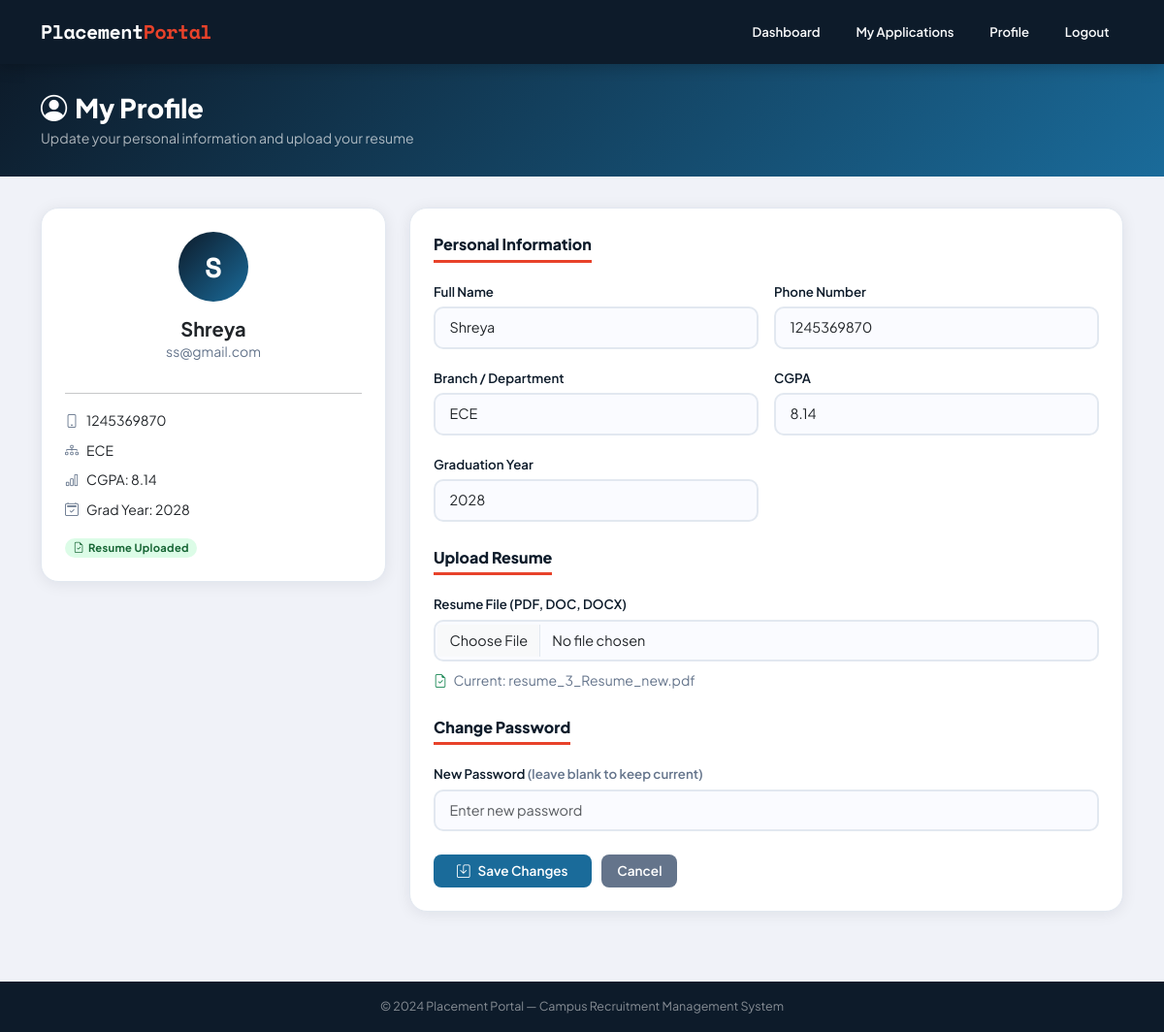
The app's page /student/profile (signed in) with its own data.
### models.py (models this page shows)
class Student(db.Model):
    id = db.Column(db.Integer, primary_key=True)
    name = db.Column(db.String(100))
    email = db.Column(db.String(100), unique=True)
    password = db.Column(db.String(200))
    phone = db.Column(db.String(20), unique=True)
    branch = db.Column(db.String(100), nullable=True)
    cgpa = db.Column(db.Float, nullable=True)
    graduation_year = db.Column(db.Integer, nullable=True)
    resume_filename = db.Column(db.String(200), nullable=True)
    blacklisted = db.Column(db.Boolean, default=False)
    created_at = db.Column(db.DateTime, default=datetime.utcnow)

### student.py (the view, shortened to what this page needs)
@student_bp.route("/profile", methods=["GET", "POST"])
def profile():
    if "student" not in session:
        return redirect("/")
    student = Student.query.get(session["student"])
    success = None
    error = None
    return render_template("student/profile.html", student=student, success=success, error=error)

### templates/student/profile.html (shortened to what this page needs)
{% extends "base.html" %}
{% block content %}
<div class="page-header">
  <div class="container">
    <h1><i class="bi bi-person-circle me-2"></i>My Profile</h1>
    <p>Update your personal information and upload your resume</p>
  </div>
</div>
<div class="container pb-4">
  <div class="row g-4">
    <div class="col-lg-4">
      <div class="card p-4 text-center">
        <div class="avatar-circle mx-auto mb-3">{{ student.name[0].upper() }}</div>
        <h5 class="fw-bold mb-0">{{ student.name }}</h5>
        <p class="text-muted small">{{ student.email }}</p>
        <hr>
        <div class="text-start small">
          <div class="mb-2"><i class="bi bi-phone me-2 text-muted"></i>{{ student.phone }}</div>
          <div class="mb-2"><i class="bi bi-diagram-3 me-2 text-muted"></i>{{ student.branch or 'Branch not set' }}</div>
          <div class="mb-2"><i class="bi bi-bar-chart me-2 text-muted"></i>CGPA: {{ student.cgpa or 'Not set' }}</div>
          <div class="mb-2"><i class="bi bi-calendar2-check me-2 text-muted"></i>Grad Year: {{ student.graduation_year or 'Not set' }}</div>
          {% if student.resume_filename %}
          <div class="mt-3">
            <span class="badge b-approved"><i class="bi bi-file-earmark-check me-1"></i>Resume Uploaded</span>
          </div>
          {% endif %}
        </div>
      </div>
    </div>
    <div class="col-lg-8">
      <div class="card p-4">
        <form method="POST" action="/student/profile" enctype="multipart/form-data">
          <h6 class="section-title">Personal Information</h6>
          <div class="row g-3 mb-4">
            <div class="col-md-6">
              <label class="form-label">Full Name</label>
              <input type="text" name="name" class="form-control" value="{{ student.name }}" required>
            </div>
            <div class="col-md-6">
              <label class="form-label">Phone Number</label>
              <input type="text" name="phone" class="form-control" value="{{ student.phone }}">
            </div>
            <div class="col-md-6">
              <label class="form-label">Branch / Department</label>
              <input type="text" name="branch" class="form-control" value="{{ student.branch or '' }}" placeholder="e.g. CSE">
            </div>
            <div class="col-md-6">
              <label class="form-label">CGPA</label>
              <input type="number" name="cgpa" class="form-control" step="0.01" min="0" max="10" value="{{ student.cgpa or '' }}">
            </div>
            <div class="col-md-6">
              <label class="form-label">Graduation Year</label>
              <input type="number" name="graduation_year" class="form-control" value="{{ student.graduation_year or '' }}">
            </div>
          </div>
          <h6 class="section-title">Upload Resume</h6>
          <div class="mb-4">
            <label class="form-label">Resume File (PDF, DOC, DOCX)</label>
            <input type="file" name="resume" class="form-control" accept=".pdf,.doc,.docx">
            {% if student.resume_filename %}
            <div class="mt-2 text-muted small">
              <i class="bi bi-file-earmark-check text-success me-1"></i>
              Current: {{ student.resume_filename }}
            </div>
            {% endif %}
          </div>
          <h6 class="section-title">Change Password</h6>
          <div class="mb-4">
            <label class="form-label">New Password <span class="text-muted">(leave blank to keep current)</span></label>
            <input type="password" name="new_password" class="form-control" placeholder="Enter new password">
          </div>
          <button type="submit" class="btn btn-primary px-4">
            <i class="bi bi-save me-2"></i>Save Changes
          </button>
          <a href="/student/dashboard" class="btn btn-secondary ms-2">Cancel</a>
        </form>
      </div>
    </div>
  </div>
</div>
{% endblock %}

### static/css/style.css (style rules this page uses)
:root { --primary: #0d1b2a; --secondary: #1b2838; --accent: #1a6b9a; --highlight: #e8422a; --success: #1db954; --warning: #f5a623; --danger: #c0392b; --info: #2980b9; --light-bg: #f0f2f8; --card-bg: #ffffff; --text-main: #0d1b2a; --text-muted: #64748b; --border: #e2e8f0; --shadow: 0 2px 16px rgba(13,27,42,0.08); --shadow-lg: 0 8px 32px rgba(13,27,42,0.15); --radius: 12px; --radius-lg: 18px; }
*, *::before, *::after { box-sizing: border-box; margin: 0; padding: 0; }
body { font-family: 'Plus Jakarta Sans', sans-serif; background: var(--light-bg); color: var(--text-main); min-height: 100vh; line-height: 1.6; }
.page-header { background: linear-gradient(135deg, var(--primary) 0%, var(--accent) 100%); color: #fff; padding: 1.8rem 0; margin-bottom: 2rem; }
.page-header h1 { font-size: 1.7rem; font-weight: 800; margin-bottom: 0.2rem; }
.page-header p { opacity: 0.65; font-size: 0.88rem; margin: 0; }
.card { border: 1px solid var(--border); border-radius: var(--radius-lg); box-shadow: var(--shadow); background: var(--card-bg); transition: box-shadow 0.2s; }
.badge { font-size:0.7rem; padding:0.38em 0.75em; border-radius:20px; font-weight:700; letter-spacing:0.3px; }
.b-approved { background:#dcfce7; color:#166534; }
.btn { border-radius:8px; font-weight:600; font-size:0.85rem; padding:0.42rem 1rem; transition:all 0.18s; border:none; }
.btn-primary { background:var(--accent); color:#fff; }
.btn-secondary { background:#64748b; color:#fff; }
.form-control, .form-select { border: 2px solid var(--border); border-radius:10px; padding:0.55rem 0.9rem; font-size:0.9rem; transition:border-color 0.2s, box-shadow 0.2s; background:#fafbff; font-family:inherit; }
.form-label { font-weight:600; font-size:0.83rem; color:var(--text-main); margin-bottom:0.35rem; }
.section-title { font-size:1rem; font-weight:800; color:var(--primary); margin-bottom:1rem; padding-bottom:0.4rem; border-bottom:3px solid var(--highlight); display:inline-block; }
.avatar-circle { width:72px; height:72px; border-radius:50%; background:linear-gradient(135deg,var(--primary),var(--accent)); color:#fff; display:flex; align-items:center; justify-content:center; font-size:1.8rem; font-weight:800; font-family:'Space Mono',monospace; flex-shrink:0; }
.text-muted { color:var(--text-muted) !important; }

### records on screen
Student: name "S", name "Shreya", email "ss@gmail.com", phone "1245369870", branch "ECE", cgpa "8.14", graduation_year "2028", resume_filename "resume_3_Resume_new.pdf"
